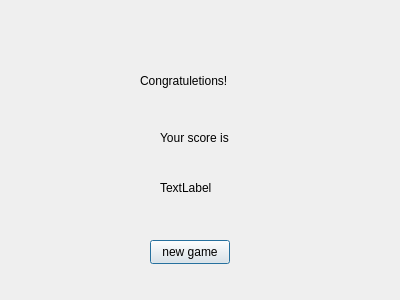
<?xml version="1.0" encoding="UTF-8"?>
<ui version="4.0">
 <class>mydialog</class>
 <widget class="QDialog" name="mydialog">
  <property name="geometry">
   <rect>
    <x>0</x>
    <y>0</y>
    <width>400</width>
    <height>300</height>
   </rect>
  </property>
  <property name="windowTitle">
   <string>Dialog</string>
  </property>
  <widget class="QLabel" name="label">
   <property name="geometry">
    <rect>
     <x>140</x>
     <y>50</y>
     <width>111</width>
     <height>61</height>
    </rect>
   </property>
   <property name="text">
    <string>Congratuletions!</string>
   </property>
  </widget>
  <widget class="QLabel" name="label_2">
   <property name="geometry">
    <rect>
     <x>160</x>
     <y>130</y>
     <width>91</width>
     <height>16</height>
    </rect>
   </property>
   <property name="text">
    <string>Your score is</string>
   </property>
  </widget>
  <widget class="QLabel" name="myscore">
   <property name="geometry">
    <rect>
     <x>160</x>
     <y>180</y>
     <width>54</width>
     <height>16</height>
    </rect>
   </property>
   <property name="text">
    <string>TextLabel</string>
   </property>
  </widget>
  <widget class="QPushButton" name="pushButton">
   <property name="geometry">
    <rect>
     <x>150</x>
     <y>240</y>
     <width>80</width>
     <height>24</height>
    </rect>
   </property>
   <property name="text">
    <string>new game</string>
   </property>
  </widget>
 </widget>
 <resources/>
 <connections/>
</ui>
